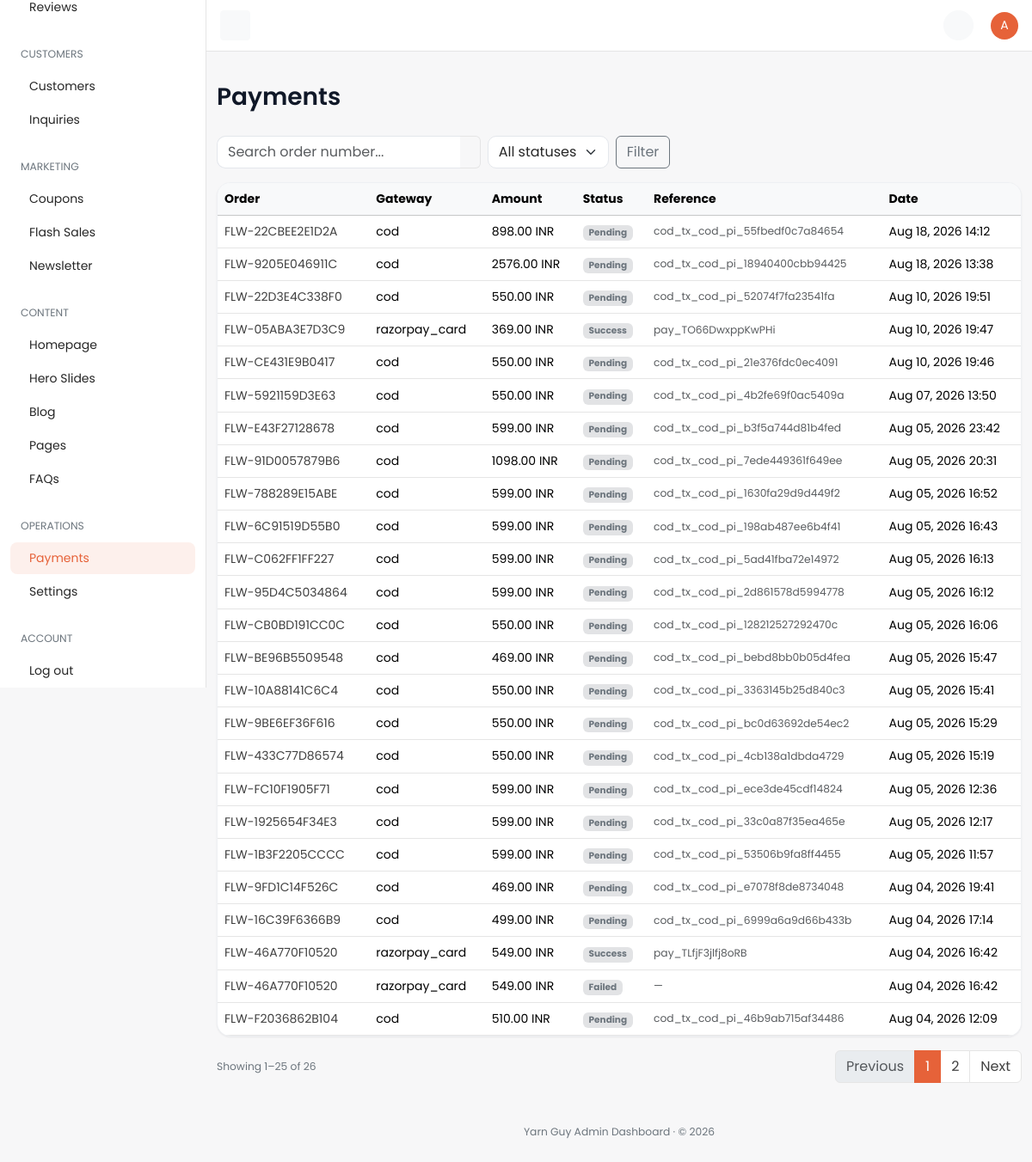
The page /dashboard/payment/ (signed in) on the database its author committed.
### payments/models.py (models this page shows, shortened)
class PaymentTransaction(TimeStampedModel):
    order = models.ForeignKey(
        "orders.Order",
        on_delete=models.CASCADE,
        related_name="payment_transactions",
        verbose_name="Order",
    )
    gateway_key = models.CharField(max_length=40, db_index=True, verbose_name="Gateway key")
    amount = models.DecimalField(max_digits=12, decimal_places=2, verbose_name="Amount")
    currency = models.ForeignKey(
        "core.Currency",
        on_delete=models.PROTECT,
        related_name="payment_transactions",
        verbose_name="Currency",
    )
    status = models.CharField(
        max_length=20,
        choices=PaymentStatus.choices,
        default=PaymentStatus.PENDING,
        db_index=True,
        verbose_name="Status",
    )
    external_intent_id = models.CharField(
        max_length=120,
        blank=True,
        db_index=True,
        verbose_name="External intent ID",
    )
    external_transaction_id = models.CharField(
        max_length=120,
        blank=True,
        verbose_name="External transaction ID",
    )
    metadata = models.JSONField(default=dict, verbose_name="Metadata")
    class Meta:
        verbose_name = "Payment transaction"
        verbose_name_plural = "Payment transactions"
        indexes = [
            models.Index(fields=["order", "status"], name="pay_tx_order_status_idx"),
            models.Index(fields=["gateway_key", "status"], name="pay_tx_gateway_status_idx"),
        ]

### orders/models.py (models this page shows, shortened)
class Order(TimeStampedModel):
    customer_profile = models.ForeignKey(
        "accounts.CustomerProfile",
        on_delete=models.CASCADE,
        related_name="orders",
        null=True,
        blank=True,
        verbose_name="Customer profile",
        help_text="Owner of this order; null for guest checkout.",
    )
    cart = models.ForeignKey(
        "cart.Cart",
        on_delete=models.SET_NULL,
        null=True,
        blank=True,
        related_name="orders",
        verbose_name="Source cart",
    )
    order_number = models.CharField(
        max_length=32,
        unique=True,
        db_index=True,
        verbose_name="Order number",
        help_text="Human-readable unique order reference.",
    )
    idempotency_key = models.CharField(
        max_length=64,
        unique=True,
        null=True,
        blank=True,
        db_index=True,
        verbose_name="Idempotency key",
        help_text="Client-supplied key preventing duplicate order creation.",
    )
    order_status = models.CharField(
        max_length=20,
        choices=OrderStatus.choices,
        default=OrderStatus.PLACED,
        db_index=True,
        verbose_name="Order status",
    )
    delivery_date = models.DateField(
        null=True,
        blank=True,
        verbose_name="Delivery date",
        db_index=True,
    )
    subtotal = models.DecimalField(max_digits=12, decimal_places=2, default=0)
    coupon_discount = models.DecimalField(max_digits=12, decimal_places=2, default=0)
    delivery_charge = models.DecimalField(max_digits=12, decimal_places=2, default=0)
    total_amount = models.DecimalField(
        max_digits=12,
        decimal_places=2,
        verbose_name="Total amount",
        help_text="Order total in the customer's checkout currency.",
    )
    currency = models.ForeignKey(
        "core.Currency",
        on_delete=models.PROTECT,
        null=True,
        blank=True,
        related_name="orders",
        verbose_name="Currency",
    )
    delivery_address_snapshot = models.JSONField(
        default=dict,
        verbose_name="Delivery address snapshot",
    )
    invoice_details = models.JSONField(default=dict, verbose_name="Invoice details")
    class Meta:
        verbose_name = "Order"
        verbose_name_plural = "Orders"
        indexes = [
            models.Index(
                fields=["customer_profile", "-created_at"],
                name="ord_customer_created_idx",
            ),
            models.Index(fields=["order_status"], name="orders_order_status_idx"),
            models.Index(fields=["idempotency_key"], name="orders_idempotency_key_idx"),
        ]
        ordering = ["-created_at"]

### core/models.py (models this page shows, shortened)
class TimeStampedModel(models.Model):
    created_at = models.DateTimeField(
        auto_now_add=True,
        db_index=True,
        verbose_name="Created at",
        help_text="Timestamp when this record was first created.",
    )
    updated_at = models.DateTimeField(
        auto_now=True,
        db_index=True,
        verbose_name="Updated at",
        help_text="Timestamp when this record was last modified.",
    )
    class Meta:
        abstract = True

class Currency(TimeStampedModel):
    code = models.CharField(
        max_length=3,
        unique=True,
        db_index=True,
        verbose_name="Currency code",
        help_text="ISO 4217 currency code, e.g. QAR or USD.",
    )
    symbol = models.CharField(
        max_length=8,
        verbose_name="Symbol",
        help_text="Display symbol shown alongside prices, e.g. ر.ق or $.",
    )
    exchange_rate_to_base = models.DecimalField(
        max_digits=18,
        decimal_places=8,
        verbose_name="Exchange rate to base",
        help_text="Multiplier to convert this currency into the platform base currency.",
    )
    is_default = models.BooleanField(
        default=False,
        db_index=True,
        verbose_name="Is default",
        help_text="When True, this currency is the storefront default.",
    )
    is_active = models.BooleanField(
        default=True,
        db_index=True,
        verbose_name="Is active",
        help_text="When False, this currency is hidden/inactive on the storefront.",
    )
    class Meta:
        verbose_name = "Currency"
        verbose_name_plural = "Currencies"
        indexes = [
            models.Index(fields=["is_default"], name="core_currency_is_default_idx"),
        ]

### dashboard/views/misc.py (the view)
# urls.py: path("payment/", misc.payment_list, name="payment-list"),
@dashboard_required
@require_http_methods(["GET"])
def payment_list(request: HttpRequest) -> HttpResponse:
    qs = PaymentTransaction.objects.select_related("order", "currency").order_by("-created_at")
    status = request.GET.get("status", "").strip()
    if status:
        qs = qs.filter(status=status)
    query = request.GET.get("q", "").strip()
    if query:
        qs = qs.filter(order__order_number__icontains=query)
    paginator = Paginator(qs, 25)
    page_obj = paginator.get_page(request.GET.get("page"))
    params = request.GET.copy()
    params.pop("page", None)
    return render(
        request,
        "dashboard/payments/list.html",
        {
            "nav_section": "payments",
            "page_title": "Payments",
            "page_obj": page_obj,
            "objects": page_obj.object_list,
            "statuses": PaymentStatus.choices,
            "current_status": status,
            "search_query": query,
            "querystring": params.urlencode(),
        },
    )

### cart/selectors.py (called while the page is built, shortened)
def get_cart_for_request(*, request: HttpRequest) -> Optional[Cart]:
    if hasattr(request, _CART_CACHE_ATTR):
        return getattr(request, _CART_CACHE_ATTR)
    if not request.session.session_key:
        request.session.create()
    session_key = request.session.session_key
    cart = None
    if request.user.is_authenticated and hasattr(request.user, "customer_profile"):
        cart = (
            Cart.objects.filter(customer_profile=request.user.customer_profile)
            .select_related("currency")
            .first()
        )
    if cart is None and session_key:
        cart = (
            Cart.objects.filter(session_key=session_key)
            .select_related("currency")
            .first()
        )
    setattr(request, _CART_CACHE_ATTR, cart)
    return cart

def get_cart_item_count(*, cart: Cart | None) -> int:
    if cart is None:
        return 0
    total = CartItem.objects.filter(cart=cart).aggregate(total=Sum("quantity"))["total"]
    return int(total or 0)

def get_cart_count(*, request: HttpRequest) -> int:
    cart = get_cart_for_request(request=request)
    return get_cart_item_count(cart=cart)

def get_cart_item_keys(*, request: HttpRequest) -> set[str]:
    cart = get_cart_for_request(request=request)
    if not cart:
        return set()
    return {f"{pid}_{vid}" if vid else f"{pid}" for pid, vid in CartItem.objects.filter(cart=cart).values_list("product_id", "variant_id")}

def _wishlist_items_qs(*, request: HttpRequest):
    from accounts.models import WishlistItem
    if request.user.is_authenticated and hasattr(request.user, "customer_profile"):
        return WishlistItem.objects.filter(
            wishlist__customer_profile=request.user.customer_profile
        )

def get_wishlist_count(*, request: HttpRequest) -> int:
    return _wishlist_items_qs(request=request).count()

def get_wishlist_product_ids(*, request: HttpRequest) -> set[int]:
    return set(_wishlist_items_qs(request=request).values_list("product_id", flat=True))

### core/selectors.py (called while the page is built)
def get_default_currency() -> Optional[Currency]:
    cached = cache.get(DEFAULT_CURRENCY_CACHE_KEY)
    if cached is not None:
        return cached
    currency = Currency.objects.filter(is_default=True).first()
    if currency is not None:
        cache.set(DEFAULT_CURRENCY_CACHE_KEY, currency, DEFAULT_CURRENCY_TTL)
    return currency

### core/services.py (called while the page is built)
def get_site_settings() -> SiteSettings:
    settings, _ = SiteSettings.objects.get_or_create(pk=SITE_SETTINGS_PK)
    return settings

### dashboard/templates/dashboard/payments/list.html (shortened to what this page needs)
{% extends "dashboard/base.html" %}
{% block page_title %}Payments{% endblock %}
{% block content %}
<div class="row">
  <div class="col-12">
    <form method="get" class="row g-2 align-items-center mb-3">
      <div class="col-12 col-md-4">
        <div class="input-group">
          <input type="text" id="searchInput" name="q" value="{{ search_query }}" class="form-control border-end-0"
                 placeholder="Search order number..." />
          <button type="button" class="input-group-text bg-transparent border-start-0 {% if search_query %}border-end-0{% endif %} text-secondary" onclick="if(document.getElementById('searchInput').value.trim() !== '') { this.form.submit(); }" title="Search"></button>
        </div>
      </div>
      <div class="col-6 col-md-auto">
        <select name="status" class="form-select">
          <option value="">All statuses</option>
        </select>
      </div>
      <div class="col-6 col-md-auto d-flex align-items-center gap-2">
        <button type="submit" class="btn btn-outline-secondary flex-fill flex-md-grow-0">Filter</button>
      </div>
    </form>
    <div class="card table-responsive">
      <table class="table mb-0 text-nowrap table-hover align-middle">
        <thead class="table-light"><tr><th>Order</th><th>Gateway</th><th>Amount</th><th>Status</th><th>Reference</th><th>Date</th></tr></thead>
        <tbody>
          {% for pay in objects %}
          <tr>
            <td><a href="{% url 'dashboard:order-detail' pay.order_id %}">{{ pay.order.order_number }}</a></td>
            <td>{{ pay.gateway_key }}</td>
            <td>{{ pay.amount|floatformat:2 }} {{ pay.currency.code }}</td>
            <td><span class="badge bg-secondary-subtle text-secondary">{{ pay.get_status_display }}</span></td>
            <td class="small text-muted">{{ pay.external_transaction_id|default:"—" }}</td>
            <td>{{ pay.created_at|date:"M d, Y H:i" }}</td>
          </tr>
          {% empty %}<tr><td colspan="6" class="text-center text-secondary py-5">No payment transactions.</td></tr>{% endfor %}
        </tbody>
      </table>
    </div>
    {% include "dashboard/partials/_pagination.html" %}
  </div>
</div>
{% endblock %}

### dashboard/templates/dashboard/partials/_topbar.html (shortened to what this page needs)
{% load static %}
<nav id="topbar" class="navbar bg-white border-bottom fixed-top topbar px-3">
  <button id="toggleBtn" class="d-none d-lg-inline-flex btn btn-light btn-icon btn-sm" type="button">
  </button>
  <div>
    <ul class="list-unstyled d-flex align-items-center mb-0 gap-1">
      <li>
        <a class="position-relative btn-icon btn-sm btn-light btn rounded-circle" data-bs-toggle="dropdown"
           aria-expanded="false" href="#" role="button">
        </a>
      </li>
      <li class="ms-3 dropdown">
        <a href="#" role="button" data-bs-toggle="dropdown" aria-expanded="false">
          <span class="avatar avatar-sm avatar-primary rounded-circle">
            <span class="avatar-initials rounded-circle">{{ request.user.get_username|slice:":1"|upper }}</span>
          </span>
        </a>
      </li>
    </ul>
  </div>
</nav>

### static/dashboard/css/dashboard.css (style rules this page uses)
:root { --bs-primary: #e66239; --bs-primary-rgb: 230, 98, 57; --bs-primary-text-emphasis: #8a3a22; --bs-primary-bg-subtle: #fbe0d7; --bs-primary-border-subtle: #f5b7a4; --bs-link-color: #404040; --bs-link-color-rgb: 64, 64, 64; --bs-link-hover-color: #e66239; --bs-link-hover-color-rgb: 230, 98, 57; --bs-body-font-family: "Poppins", system-ui, -apple-system, "Segoe UI", Roboto, sans-serif; --bs-body-font-size: 0.875rem; --bs-body-color: #262626; --bs-border-color: #e5e5e5; --bs-tertiary-bg: #f5f5f5; }
body { font-family: var(--bs-body-font-family); background-color: #f7f7f8; }
a { text-decoration: none; }
.card { --bs-card-border-color: #eee; box-shadow: 0 1px 2px rgba(16, 24, 40, 0.05); }
.topbar { height: 60px; margin-left: 240px; }
.avatar { position: relative; display: inline-block; width: 3rem; height: 3rem; }
.avatar-sm { width: 2rem; height: 2rem; }
.avatar-initials { display: flex; justify-content: center; align-items: center; width: 100%; height: 100%; pointer-events: none; text-transform: uppercase; }
.avatar-primary .avatar-initials { color: #fff; background-color: #e66239; }
.btn-icon { position: relative; display: inline-flex; flex-shrink: 0; justify-content: center; align-items: center; font-size: 0.93rem; font-weight: 400; width: 2.5rem; height: 2.5rem; padding: 0; }
.btn-icon.btn-sm { font-size: 0.875rem; width: 2.1875rem; height: 2.1875rem; }
:root { --dash-ink: #101828; --dash-muted: #667085; --dash-line: #eef0f3; --dash-radius: 16px; }
.card { --bs-card-border-color: #eef0f3; border-radius: var(--dash-radius); box-shadow: 0 1px 2px rgba(16, 24, 40, 0.04), 0 1px 3px rgba(16, 24, 40, 0.03); }
.form-control, .form-select { border-color: #e4e7ec; border-radius: 10px; }

### rows shown on the page
PaymentTransaction: order.order_number "FLW-22CBEE2E1D2A", gateway_key "cod", amount "898.00", currency.code "INR", status "Pending", external_transaction_id "cod_tx_cod_pi_55fbedf0c7a84654", created_at "Aug 18, 2026 14:12"
PaymentTransaction: order.order_number "FLW-9205E046911C", gateway_key "cod", amount "2576.00", currency.code "INR", status "Pending", external_transaction_id "cod_tx_cod_pi_18940400cbb94425", created_at "Aug 18, 2026 13:38"
PaymentTransaction: order.order_number "FLW-22D3E4C338F0", gateway_key "cod", amount "550.00", currency.code "INR", status "Pending", external_transaction_id "cod_tx_cod_pi_52074f7fa23541fa", created_at "Aug 10, 2026 19:51"
PaymentTransaction: order.order_number "FLW-05ABA3E7D3C9", gateway_key "razorpay_card", amount "369.00", currency.code "INR", status "Success", external_transaction_id "pay_TO66DwxppKwPHi", created_at "Aug 10, 2026 19:47"
PaymentTransaction: order.order_number "FLW-CE431E9B0417", gateway_key "cod", amount "550.00", currency.code "INR", status "Pending", external_transaction_id "cod_tx_cod_pi_21e376fdc0ec4091", created_at "Aug 10, 2026 19:46"
PaymentTransaction: order.order_number "FLW-5921159D3E63", gateway_key "cod", amount "550.00", currency.code "INR", status "Pending", external_transaction_id "cod_tx_cod_pi_4b2fe69f0ac5409a", created_at "Aug 07, 2026 13:50"
PaymentTransaction: order.order_number "FLW-E43F27128678", gateway_key "cod", amount "599.00", currency.code "INR", status "Pending", external_transaction_id "cod_tx_cod_pi_b3f5a744d81b4fed", created_at "Aug 05, 2026 23:42"
PaymentTransaction: order.order_number "FLW-91D0057879B6", gateway_key "cod", amount "1098.00", currency.code "INR", status "Pending", external_transaction_id "cod_tx_cod_pi_7ede449361f649ee", created_at "Aug 05, 2026 20:31"
PaymentTransaction: order.order_number "FLW-788289E15ABE", gateway_key "cod", amount "599.00", currency.code "INR", status "Pending", external_transaction_id "cod_tx_cod_pi_1630fa29d9d449f2", created_at "Aug 05, 2026 16:52"
PaymentTransaction: order.order_number "FLW-6C91519D55B0", gateway_key "cod", amount "599.00", currency.code "INR", status "Pending", external_transaction_id "cod_tx_cod_pi_198ab487ee6b4f41", created_at "Aug 05, 2026 16:43"
PaymentTransaction: order.order_number "FLW-C062FF1FF227", gateway_key "cod", amount "599.00", currency.code "INR", status "Pending", external_transaction_id "cod_tx_cod_pi_5ad41fba72e14972", created_at "Aug 05, 2026 16:13"
PaymentTransaction: order.order_number "FLW-95D4C5034864", gateway_key "cod", amount "599.00", currency.code "INR", status "Pending", external_transaction_id "cod_tx_cod_pi_2d861578d5994778", created_at "Aug 05, 2026 16:12"
PaymentTransaction: order.order_number "FLW-CB0BD191CC0C", gateway_key "cod", amount "550.00", currency.code "INR", status "Pending", external_transaction_id "cod_tx_cod_pi_128212527292470c", created_at "Aug 05, 2026 16:06"
PaymentTransaction: order.order_number "FLW-BE96B5509548", gateway_key "cod", amount "469.00", currency.code "INR", status "Pending", external_transaction_id "cod_tx_cod_pi_bebd8bb0b05d4fea", created_at "Aug 05, 2026 15:47"
PaymentTransaction: order.order_number "FLW-10A88141C6C4", gateway_key "cod", amount "550.00", currency.code "INR", status "Pending", external_transaction_id "cod_tx_cod_pi_3363145b25d840c3", created_at "Aug 05, 2026 15:41"
PaymentTransaction: order.order_number "FLW-9BE6EF36F616", gateway_key "cod", amount "550.00", currency.code "INR", status "Pending", external_transaction_id "cod_tx_cod_pi_bc0d63692de54ec2", created_at "Aug 05, 2026 15:29"
PaymentTransaction: order.order_number "FLW-433C77D86574", gateway_key "cod", amount "550.00", currency.code "INR", status "Pending", external_transaction_id "cod_tx_cod_pi_4cb138a1dbda4729", created_at "Aug 05, 2026 15:19"
PaymentTransaction: order.order_number "FLW-FC10F1905F71", gateway_key "cod", amount "599.00", currency.code "INR", status "Pending", external_transaction_id "cod_tx_cod_pi_ece3de45cdf14824", created_at "Aug 05, 2026 12:36"
PaymentTransaction: order.order_number "FLW-1925654F34E3", gateway_key "cod", amount "599.00", currency.code "INR", status "Pending", external_transaction_id "cod_tx_cod_pi_33c0a87f35ea465e", created_at "Aug 05, 2026 12:17"
PaymentTransaction: order.order_number "FLW-1B3F2205CCCC", gateway_key "cod", amount "599.00", currency.code "INR", status "Pending", external_transaction_id "cod_tx_cod_pi_53506b9fa8ff4455", created_at "Aug 05, 2026 11:57"
PaymentTransaction: order.order_number "FLW-9FD1C14F526C", gateway_key "cod", amount "469.00", currency.code "INR", status "Pending", external_transaction_id "cod_tx_cod_pi_e7078f8de8734048", created_at "Aug 04, 2026 19:41"
PaymentTransaction: order.order_number "FLW-16C39F6366B9", gateway_key "cod", amount "499.00", currency.code "INR", status "Pending", external_transaction_id "cod_tx_cod_pi_6999a6a9d66b433b", created_at "Aug 04, 2026 17:14"
PaymentTransaction: order.order_number "FLW-46A770F10520", gateway_key "razorpay_card", amount "549.00", currency.code "INR", status "Success", external_transaction_id "pay_TLfjF3jlfj8oRB", created_at "Aug 04, 2026 16:42"
PaymentTransaction: order.order_number "FLW-46A770F10520", gateway_key "razorpay_card", amount "549.00", currency.code "INR", status "Failed", external_transaction_id "—", created_at "Aug 04, 2026 16:42"
PaymentTransaction: order.order_number "FLW-F2036862B104", gateway_key "cod", amount "510.00", currency.code "INR", status "Pending", external_transaction_id "cod_tx_cod_pi_46b9ab715af34486", created_at "Aug 04, 2026 12:09"

### other values the page prints
{{ request.user.get_username|slice:":1"|upper }} "A"
{{ page_obj.start_index }} "1"
{{ page_obj.end_index }} "25"
{{ page_obj.paginator.count }} "26"
{{ num }} "1"
{{ num }} "2"
